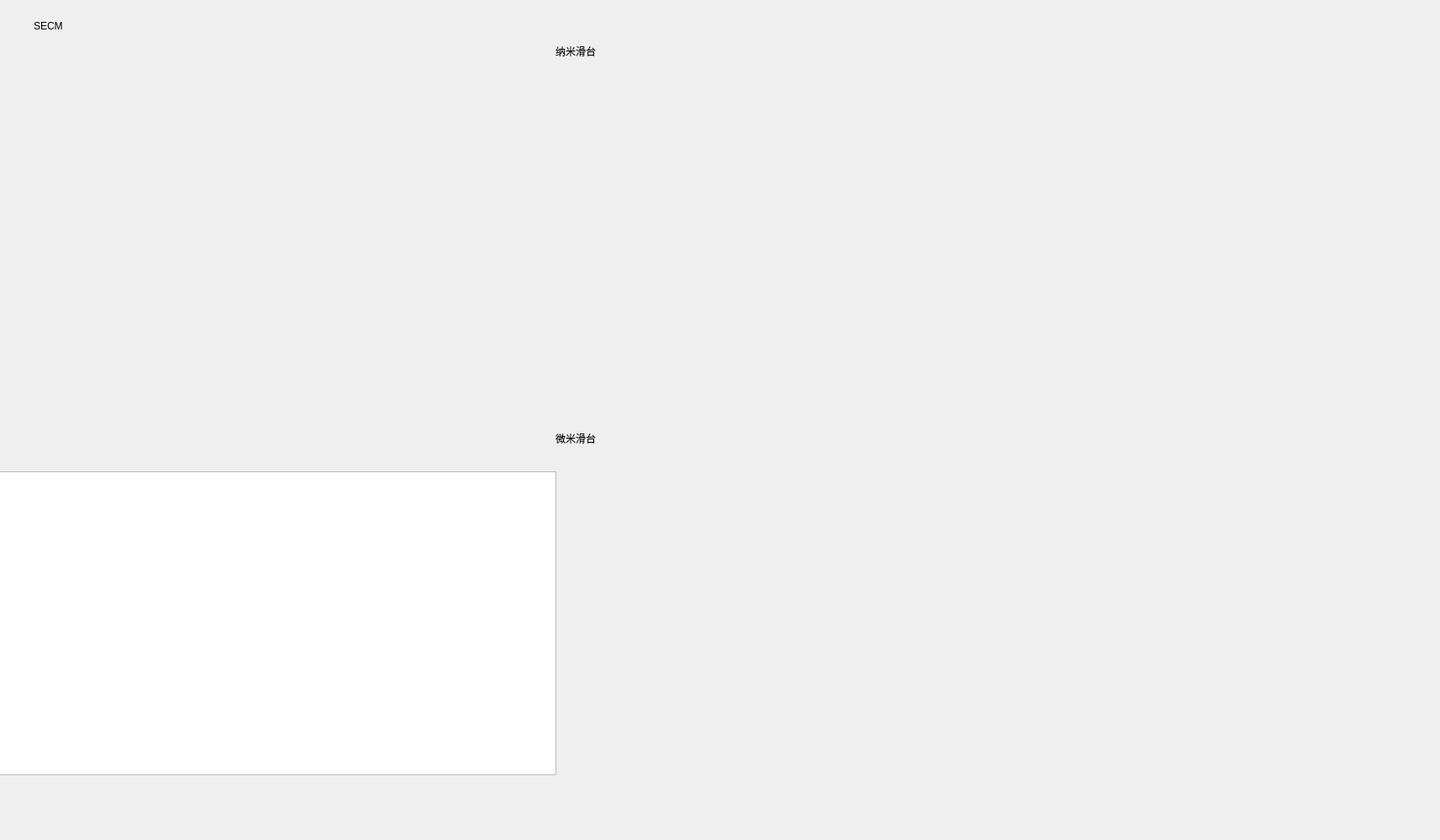
<?xml version="1.0" encoding="UTF-8"?>
<ui version="4.0">
 <class>DebugWin</class>
 <widget class="QWidget" name="DebugWin">
  <property name="geometry">
   <rect>
    <x>0</x>
    <y>0</y>
    <width>1711</width>
    <height>998</height>
   </rect>
  </property>
  <property name="windowTitle">
   <string>Form</string>
  </property>
  <property name="styleSheet">
   <string notr="true"/>
  </property>
  <widget class="sigmaGroup" name="widget_2" native="true">
   <property name="geometry">
    <rect>
     <x>630</x>
     <y>520</y>
     <width>1101</width>
     <height>391</height>
    </rect>
   </property>
  </widget>
  <widget class="UXDLC" name="graphicsView">
   <property name="geometry">
    <rect>
     <x>-10</x>
     <y>560</y>
     <width>671</width>
     <height>361</height>
    </rect>
   </property>
   <property name="backgroundBrush">
    <brush brushstyle="SolidPattern">
     <color alpha="255">
      <red>50</red>
      <green>50</green>
      <blue>50</blue>
     </color>
    </brush>
   </property>
  </widget>
  <widget class="mylabel" name="label">
   <property name="geometry">
    <rect>
     <x>40</x>
     <y>0</y>
     <width>171</width>
     <height>61</height>
    </rect>
   </property>
   <property name="text">
    <string>SECM</string>
   </property>
  </widget>
  <widget class="PIGroup" name="widget" native="true">
   <property name="geometry">
    <rect>
     <x>630</x>
     <y>60</y>
     <width>1111</width>
     <height>361</height>
    </rect>
   </property>
  </widget>
  <widget class="QWidget" name="verticalLayoutWidget">
   <property name="geometry">
    <rect>
     <x>50</x>
     <y>60</y>
     <width>501</width>
     <height>371</height>
    </rect>
   </property>
   <layout class="QVBoxLayout" name="verticalLayout">
    <item>
     <widget class="labelWithInputline" name="widget_4" native="true"/>
    </item>
    <item>
     <widget class="labelWithInputline" name="widget_3" native="true"/>
    </item>
    <item>
     <widget class="labelWithInputline" name="widget_5" native="true"/>
    </item>
    <item>
     <widget class="labelWithInputline" name="widget_6" native="true"/>
    </item>
   </layout>
  </widget>
  <widget class="mylabel" name="label_2">
   <property name="geometry">
    <rect>
     <x>660</x>
     <y>30</y>
     <width>171</width>
     <height>61</height>
    </rect>
   </property>
   <property name="text">
    <string>纳米滑台</string>
   </property>
  </widget>
  <widget class="mylabel" name="label_3">
   <property name="geometry">
    <rect>
     <x>660</x>
     <y>490</y>
     <width>171</width>
     <height>61</height>
    </rect>
   </property>
   <property name="text">
    <string>微米滑台</string>
   </property>
  </widget>
  <zorder>graphicsView</zorder>
  <zorder>label</zorder>
  <zorder>widget_2</zorder>
  <zorder>widget</zorder>
  <zorder>verticalLayoutWidget</zorder>
  <zorder>label_2</zorder>
  <zorder>label_3</zorder>
 </widget>
 <customwidgets>
  <customwidget>
   <class>PIGroup</class>
   <extends>QWidget</extends>
   <header>pigroup.h</header>
   <container>1</container>
  </customwidget>
  <customwidget>
   <class>sigmaGroup</class>
   <extends>QWidget</extends>
   <header>sigmagroup.h</header>
   <container>1</container>
  </customwidget>
  <customwidget>
   <class>mylabel</class>
   <extends>QLabel</extends>
   <header>mylabel.h</header>
  </customwidget>
  <customwidget>
   <class>UXDLC</class>
   <extends>QGraphicsView</extends>
   <header>uxdlc.h</header>
  </customwidget>
  <customwidget>
   <class>labelWithInputline</class>
   <extends>QWidget</extends>
   <header>labelwithinputline.h</header>
   <container>1</container>
  </customwidget>
 </customwidgets>
 <resources/>
 <connections/>
</ui>
